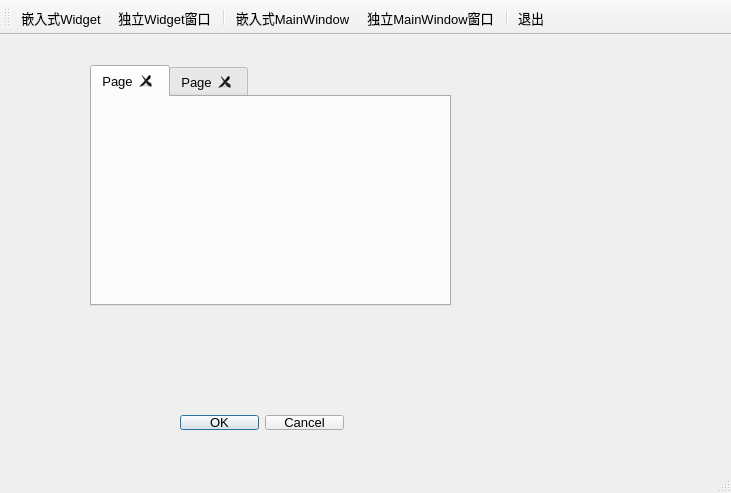
<?xml version="1.0" encoding="UTF-8"?>
<ui version="4.0">
 <class>MainWindow</class>
 <widget class="QMainWindow" name="MainWindow">
  <property name="geometry">
   <rect>
    <x>0</x>
    <y>0</y>
    <width>731</width>
    <height>493</height>
   </rect>
  </property>
  <property name="font">
   <font>
    <pointsize>10</pointsize>
   </font>
  </property>
  <property name="windowTitle">
   <string>多窗口应用程序</string>
  </property>
  <widget class="QWidget" name="centralWidget">
   <widget class="QTabWidget" name="tabWidget">
    <property name="geometry">
     <rect>
      <x>90</x>
      <y>30</y>
      <width>361</width>
      <height>241</height>
     </rect>
    </property>
    <property name="currentIndex">
     <number>0</number>
    </property>
    <property name="tabsClosable">
     <bool>true</bool>
    </property>
    <widget class="QWidget" name="tab">
     <attribute name="title">
      <string>Page</string>
     </attribute>
    </widget>
    <widget class="QWidget" name="tab_2">
     <attribute name="title">
      <string>Page</string>
     </attribute>
    </widget>
   </widget>
   <widget class="QDialogButtonBox" name="buttonBox">
    <property name="geometry">
     <rect>
      <x>180</x>
      <y>380</y>
      <width>164</width>
      <height>15</height>
     </rect>
    </property>
    <property name="standardButtons">
     <set>QDialogButtonBox::Cancel|QDialogButtonBox::Ok</set>
    </property>
   </widget>
  </widget>
  <widget class="QToolBar" name="mainToolBar">
   <property name="autoFillBackground">
    <bool>false</bool>
   </property>
   <property name="toolButtonStyle">
    <enum>Qt::ToolButtonTextUnderIcon</enum>
   </property>
   <attribute name="toolBarArea">
    <enum>TopToolBarArea</enum>
   </attribute>
   <attribute name="toolBarBreak">
    <bool>false</bool>
   </attribute>
   <addaction name="actWidgetInsite"/>
   <addaction name="actWidget"/>
   <addaction name="separator"/>
   <addaction name="actWindowInsite"/>
   <addaction name="actWindow"/>
   <addaction name="separator"/>
   <addaction name="actQuit"/>
  </widget>
  <widget class="QStatusBar" name="statusBar"/>
  <action name="actWindowInsite">
   <property name="icon">
    <iconset resource="res.qrc">
     <normaloff>:/images/images/2.ico</normaloff>:/images/images/2.ico</iconset>
   </property>
   <property name="text">
    <string>嵌入式MainWindow</string>
   </property>
   <property name="toolTip">
    <string>嵌入式MainWindow</string>
   </property>
  </action>
  <action name="actWidgetInsite">
   <property name="icon">
    <iconset resource="res.qrc">
     <normaloff>:/images/images/100.bmp</normaloff>:/images/images/100.bmp</iconset>
   </property>
   <property name="text">
    <string>嵌入式Widget</string>
   </property>
   <property name="toolTip">
    <string>Widget嵌入式窗体</string>
   </property>
  </action>
  <action name="actQuit">
   <property name="icon">
    <iconset resource="res.qrc">
     <normaloff>:/images/images/132.bmp</normaloff>:/images/images/132.bmp</iconset>
   </property>
   <property name="text">
    <string>退出</string>
   </property>
   <property name="toolTip">
    <string>退出本系统</string>
   </property>
  </action>
  <action name="actWindow">
   <property name="icon">
    <iconset resource="res.qrc">
     <normaloff>:/images/images/3.ico</normaloff>:/images/images/3.ico</iconset>
   </property>
   <property name="text">
    <string>独立MainWindow窗口</string>
   </property>
   <property name="toolTip">
    <string>独立MainWindow窗口</string>
   </property>
  </action>
  <action name="actWidget">
   <property name="icon">
    <iconset resource="res.qrc">
     <normaloff>:/images/images/804.bmp</normaloff>:/images/images/804.bmp</iconset>
   </property>
   <property name="text">
    <string>独立Widget窗口</string>
   </property>
   <property name="toolTip">
    <string>新建Widget独立窗口</string>
   </property>
  </action>
 </widget>
 <layoutdefault spacing="6" margin="11"/>
 <resources>
  <include location="res.qrc"/>
 </resources>
 <connections>
  <connection>
   <sender>actQuit</sender>
   <signal>triggered()</signal>
   <receiver>MainWindow</receiver>
   <slot>close()</slot>
   <hints>
    <hint type="sourcelabel">
     <x>-1</x>
     <y>-1</y>
    </hint>
    <hint type="destinationlabel">
     <x>373</x>
     <y>235</y>
    </hint>
   </hints>
  </connection>
 </connections>
</ui>
